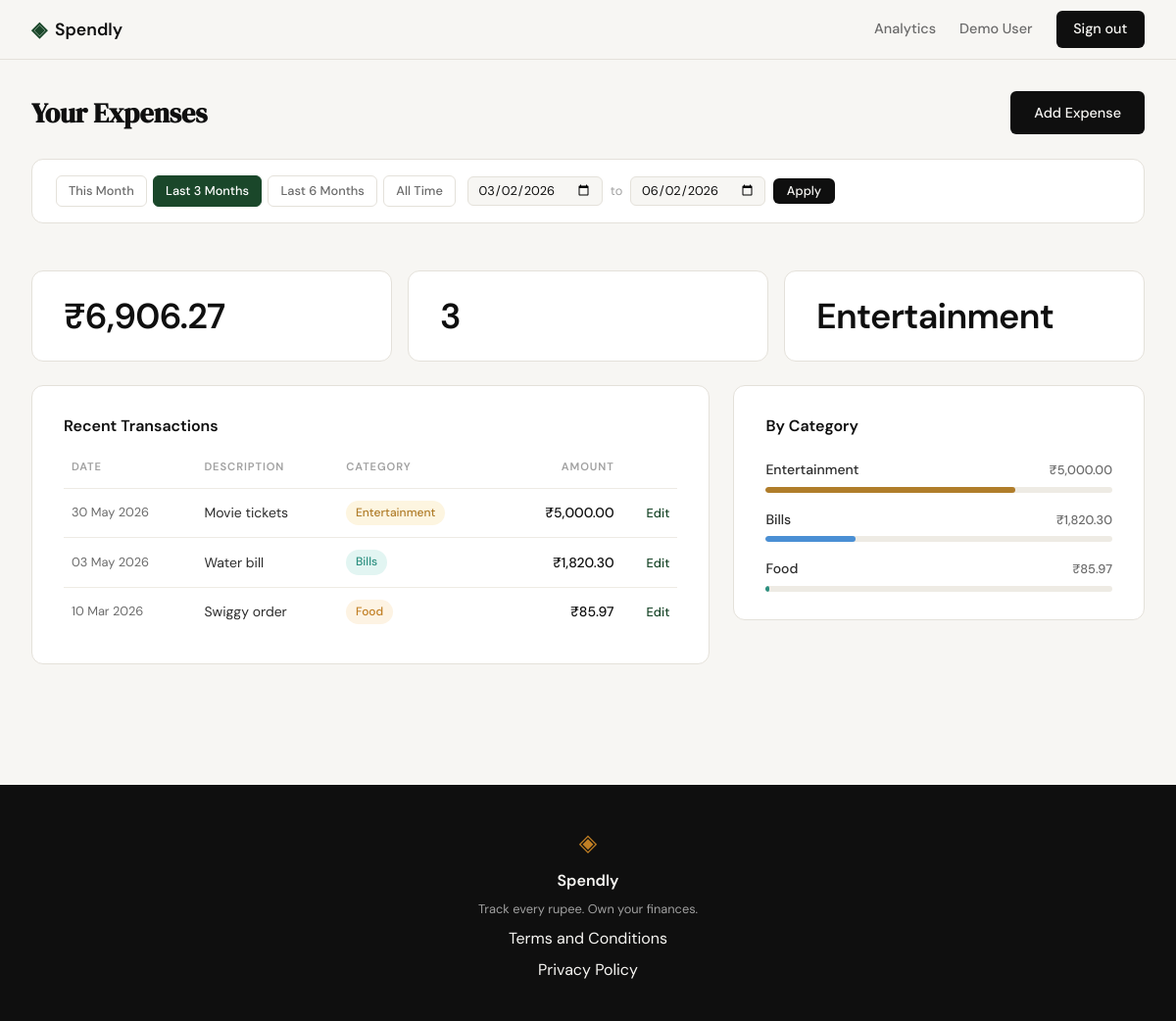
The page /profile?date_from=2026-03-02&date_to=2026-06-02 (signed in) on the database as committed earlier.
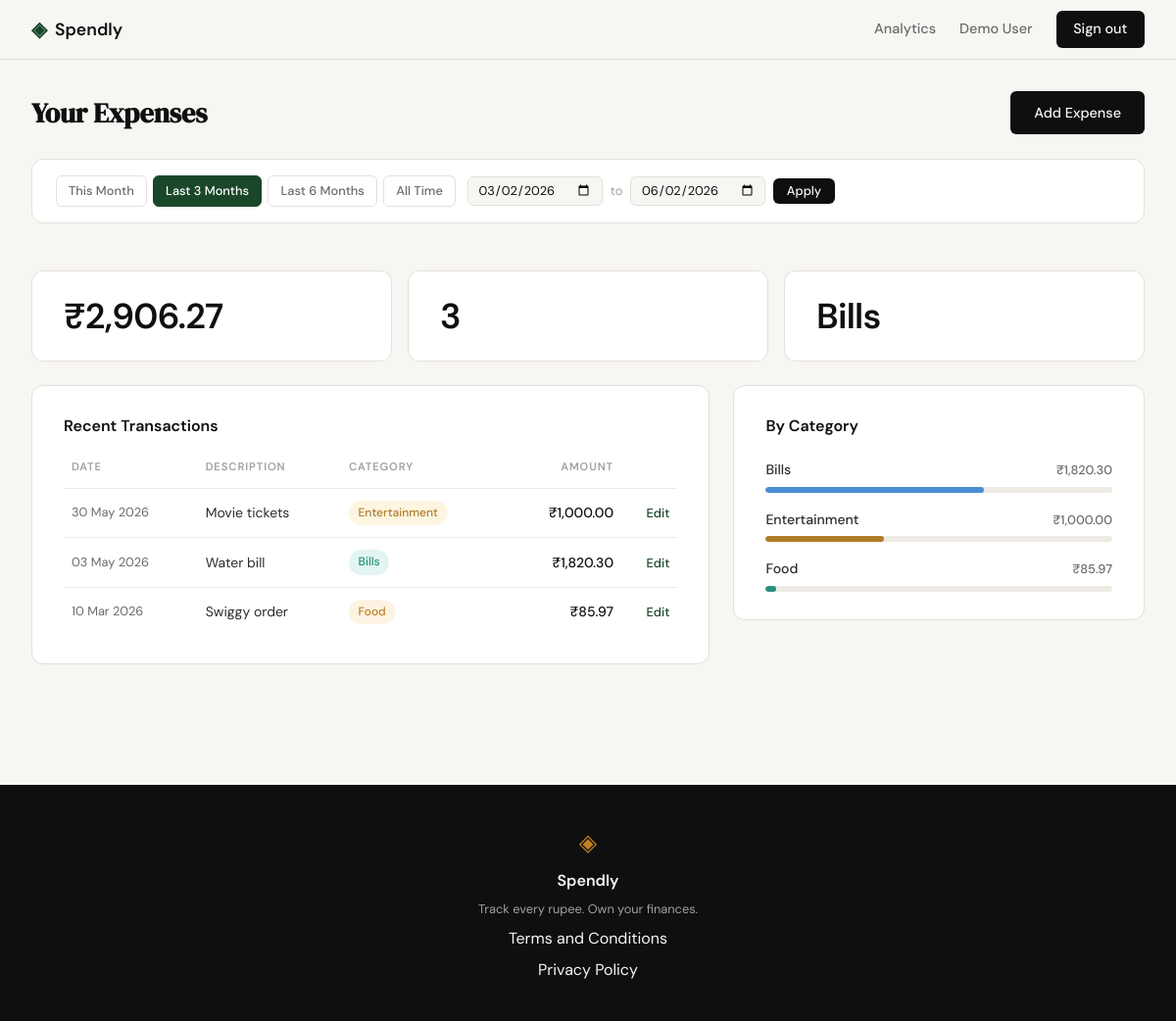
The same page on the database as committed later.
### tables this page shows
CREATE TABLE expenses (
            id          INTEGER PRIMARY KEY AUTOINCREMENT,
            user_id     INTEGER NOT NULL REFERENCES users(id),
            amount      REAL    NOT NULL,
            category    TEXT    NOT NULL,
            date        TEXT    NOT NULL,
            description TEXT,
            created_at  TEXT    DEFAULT (datetime('now'))
        );

### app.py (the view)
@app.route("/profile")
def profile():
    if not session.get("user_id"):
        return redirect(url_for("login"))
    user_id = session["user_id"]
    date_from = _parse_date(request.args.get("date_from", ""))
    date_to   = _parse_date(request.args.get("date_to",   ""))
    if date_from and date_to and date_from > date_to:
        flash("Start date must be before end date.", "error")
        date_from = date_to = None
    df_str = date_from.strftime("%Y-%m-%d") if date_from else None
    dt_str = date_to.strftime("%Y-%m-%d")   if date_to   else None
    today = date.today()
    preset_this_month = {
        "date_from": today.replace(day=1).strftime("%Y-%m-%d"),
        "date_to":   today.strftime("%Y-%m-%d"),
    }
    preset_last_3 = {
        "date_from": _months_ago(today, 3).strftime("%Y-%m-%d"),
        "date_to":   today.strftime("%Y-%m-%d"),
    }
    preset_last_6 = {
        "date_from": _months_ago(today, 6).strftime("%Y-%m-%d"),
        "date_to":   today.strftime("%Y-%m-%d"),
    }
    if df_str is None and dt_str is None:
        active_filter = "all"
    elif df_str == preset_this_month["date_from"] and dt_str == preset_this_month["date_to"]:
        active_filter = "this_month"
    elif df_str == preset_last_3["date_from"] and dt_str == preset_last_3["date_to"]:
        active_filter = "last_3"
    elif df_str == preset_last_6["date_from"] and dt_str == preset_last_6["date_to"]:
        active_filter = "last_6"
    else:
        active_filter = "custom"
    db_user = get_user_by_id(user_id)
    if db_user is None:
        abort(404)
    member_since = datetime.strptime(db_user["created_at"], "%Y-%m-%d %H:%M:%S").strftime("%d %b %Y")
    user = {
        "name": db_user["name"],
        "email": db_user["email"],
        "member_since": member_since,
    }
    transactions = [
        {
            "id":          row["id"],
            "date":        datetime.strptime(row["date"], "%Y-%m-%d").strftime("%d %b %Y"),
            "description": row["description"] or "",
            "category":    row["category"],
            "amount":      f"₹{row['amount']:,.2f}",
        }
        for row in get_expenses_by_user(user_id, date_from=df_str, date_to=dt_str)
    ]
    raw_stats = get_expense_stats(user_id, date_from=df_str, date_to=dt_str)
    stats = {
        "total_spent":       f"₹{raw_stats['total_spent']:,.2f}",
        "transaction_count": raw_stats["transaction_count"],
        "top_category":      raw_stats["top_category"],
    }
    raw_categories = get_category_breakdown(user_id, date_from=df_str, date_to=dt_str)
    grand_total = sum(row["total"] for row in raw_categories)
    categories = [
        {
            "name":       row["category"],
            "amount":     f"₹{row['total']:,.2f}",
            "percentage": round(row["total"] / grand_total * 100) if grand_total else 0,
        }
        for row in raw_categories
    ]
    return render_template(
        "profile.html",
        user=user,
        stats=stats,
        transactions=transactions,
        categories=categories,
        active_filter=active_filter,
        date_from=df_str or "",
        date_to=dt_str or "",
        preset_this_month=preset_this_month,
        preset_last_3=preset_last_3,
        preset_last_6=preset_last_6,
    )

### app.py (called while the page is built)
def _parse_date(value):
    if not value:
        return None
    try:
        return datetime.strptime(value, "%Y-%m-%d").date()
    except ValueError:
        return None

def _months_ago(today, n):
    m, y = today.month - n, today.year
    if m <= 0:
        m += 12
        y -= 1
    try:
        return date(y, m, today.day)
    except ValueError:
        return date(y, m, 1)

### database/db.py (called while the page is built)
def get_db():
    conn = sqlite3.connect(_DB_PATH)
    conn.row_factory = sqlite3.Row
    conn.execute("PRAGMA foreign_keys = ON")
    return conn

def get_user_by_id(user_id):
    conn = get_db()
    user = conn.execute(
        "SELECT id, name, email, created_at FROM users WHERE id = ?",
        (user_id,),
    ).fetchone()
    conn.close()
    return user

def _date_clause(date_from, date_to):
    if date_from and date_to:
        return " AND date BETWEEN ? AND ?", (date_from, date_to)
    return "", ()

### templates/profile.html (shortened to what the changed rows need)
{% extends "base.html" %}
{% block head %}
<link rel="stylesheet" href="{{ url_for('static', filename='css/profile.css') }}">
{% endblock %}
{% block content %}
<section class="profile-section">
    <div class="profile-inner">
        <div class="profile-header">
            <h1 class="profile-title">Your Expenses</h1>
        </div>
        <div class="profile-stats">
            <div class="profile-stat-card">
                <div class="profile-stat-value">{{ stats.total_spent }}</div>
            </div>
            <div class="profile-stat-card">
                <div class="profile-stat-value">{{ stats.top_category }}</div>
            </div>
        </div>
        <div class="profile-main-grid">
            <div class="profile-card">
                <h2 class="profile-card-title">Recent Transactions</h2>
                <table class="txn-table">
                    <thead>
                        <tr>
                            <th class="txn-th">Date</th>
                            <th class="txn-th">Description</th>
                            <th class="txn-th">Category</th>
                            <th class="txn-th txn-th-right">Amount</th>
                            <th class="txn-th"></th>
                        </tr>
                    </thead>
                    <tbody>
                        {% if transactions %}
                            {% for txn in transactions %}
                            <tr class="txn-row">
                                <td class="txn-date">{{ txn.date }}</td>
                                <td class="txn-desc">{{ txn.description }}</td>
                                <td class="txn-cat">
                                    <span class="cat-badge cat-{{ txn.category | lower }}">
                                        {{ txn.category }}
                                    </span>
                                </td>
                                <td class="txn-amount">{{ txn.amount }}</td>
                                <td class="txn-actions">
                                    <a href="{{ url_for('edit_expense', id=txn.id) }}" class="txn-edit">Edit</a>
                                </td>
                            </tr>
                            {% endfor %}
                        {% else %}
                        <tr class="txn-row">
                            <td colspan="5" class="txn-empty-cell">No transactions found for this period.</td>
                        </tr>
                        {% endif %}
                    </tbody>
                </table>
            </div>
            <div class="profile-card">
                <h2 class="profile-card-title">By Category</h2>
                <div class="category-bars">
                    {% for cat in categories %}
                    <div class="cat-bar-row">
                        <div class="cat-bar-meta">
                            <span class="cat-bar-name">{{ cat.name }}</span>
                            <span class="cat-bar-amount">{{ cat.amount }}</span>
                        </div>
                        <div class="bar-track">
                            <div class="cat-bar-fill cat-bar-{{ cat.name | lower }}"
                                 style="width: {{ cat.percentage }}%"></div>
                        </div>
                    </div>
                    {% endfor %}
                </div>
            </div>
        </div>
    </div>
</section>
{% endblock %}

Rows that differ between the two databases and show on the page:
changed expenses "Movie tickets": amount "₹5,000.00" → "₹1,000.00"
Other text that changed with them:
{{ stats.total_spent }}: "₹6,906.27" → "₹2,906.27"
{{ stats.top_category }}: "Entertainment" → "Bills"
{{ cat.percentage }}: 26 → 63 (drawn)
{{ cat.percentage }}: 1 → 3 (drawn)
new list line: "Entertainment ₹1,000.00"
list line gone: "Entertainment ₹5,000.00"
